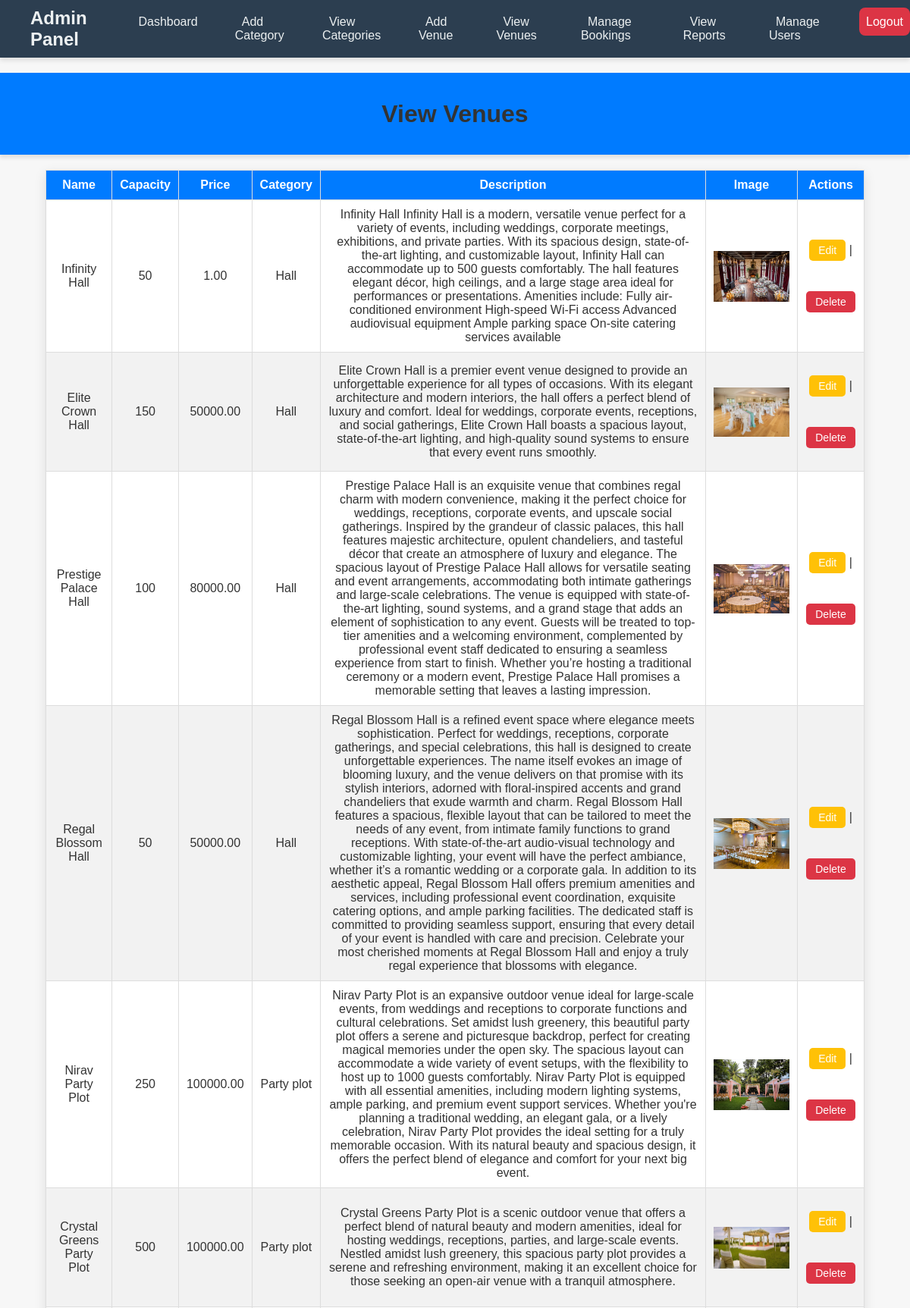
The page /admin/view_venue.php (signed in, upper part) on the database its author committed.
### tables this page shows
CREATE TABLE IF NOT EXISTS `venues` (
  `venue_id` int(11) NOT NULL AUTO_INCREMENT,
  `name` varchar(100) DEFAULT NULL,
  `capacity` int(11) DEFAULT NULL,
  `price` decimal(10,2) DEFAULT NULL,
  `category_id` int(11) DEFAULT NULL,
  `description` text,
  `image` varchar(255) DEFAULT NULL,
  PRIMARY KEY (`venue_id`),
  KEY `category_id` (`category_id`)
);

CREATE TABLE IF NOT EXISTS `categories` (
  `category_id` int(11) NOT NULL AUTO_INCREMENT,
  `name` varchar(100) DEFAULT NULL,
  PRIMARY KEY (`category_id`)
);

### admin/view_venue.php (the view, shortened to what this page needs)
<?php
include 'admin_navbar.php';
include '../includes/config.php';
$sql = "SELECT venues.*, categories.name AS category_name FROM venues
        JOIN categories ON venues.category_id = categories.category_id";
$result = $conn->query($sql);
?>
<!DOCTYPE html>
<html lang="en">
<head>
    <link rel="stylesheet" href="../css/style.css">
</head>
<body>
<header>
    <h1>View Venues</h1>
</header>
<table>
    <thead>
        <tr>
            <th>Name</th>
            <th>Capacity</th>
            <th>Price</th>
            <th>Category</th>
            <th>Description</th>
            <th>Image</th>
            <th>Actions</th>
        </tr>
    </thead>
    <tbody>
        <?php while ($row = $result->fetch_assoc()) { ?>
        <tr>
            <td><?php echo $row['name']; ?></td>
            <td><?php echo $row['capacity']; ?></td>
            <td><?php echo $row['price']; ?></td>
            <td><?php echo $row['category_name']; ?></td>
            <td><?php echo $row['description']; ?></td>
            <td><img src="../uploads/<?php echo $row['image']; ?>" alt="Venue Image" width="100"></td>
            <td>
                <a href="edit_venue.php?id=<?php echo $row['venue_id']; ?>" class="btn btn-warning">Edit</a> |
                <a href="delete_venue.php?id=<?php echo $row['venue_id']; ?>" class="btn btn-danger" onclick="return confirm('Are you sure?')">Delete</a>
            </td>
        </tr>
        <?php } ?>
    </tbody>
</table>
</body>
</html>

### css/style.css (style rules this page uses)
body { font-family: 'Arial', sans-serif; margin: 0; padding: 0; background-color: #f9f9f9; color: #333; }
h1, h2, h3 { text-align: center; color: #333; margin-bottom: 20px; }
header { background-color: #007bff; color: white; padding: 5px; text-align: center; box-shadow: 0px 4px 5px rgba(0, 0, 0, 0.1); }
table { width: 90%; margin: 20px auto; border-collapse: collapse; box-shadow: 0 5px 15px rgba(0,0,0,0.1); background-color: #fff; }
table, th, td { border: 1px solid #ddd; }
th, td { padding: 10px; text-align: center; }
th { background-color: #007bff; color: white; }
tr:nth-child(even) { background-color: #f2f2f2; }
.btn-danger { background-color: #dc3545; color: white; padding: 10px 20px; border: none; border-radius: 5px; cursor: pointer; }
header { text-align: center; margin: 20px 0; }
.btn { display: inline-block; background-color: #3498db; color: white; padding: 10px 20px; text-decoration: none; border-radius: 5px; margin: 20px 0; }
body { font-family: 'Arial', sans-serif; background-color: #f7f7f7; margin: 0; padding: 0; }
h1 { color: #333; text-align: center; margin-bottom: 20px; }
.btn { padding: 6px 12px; border-radius: 5px; color: #fff; text-decoration: none; font-size: 14px; }
.btn-warning { background-color: #ffc107; border: none; }
.btn-danger { background-color: #dc3545; border: none; }
header { background-color: #007bff; color: white; padding: 15px 0; text-align: center; }

### rows shown on the page
venues: name "Infinity Hall", capacity "50", price "1.00", category.name "Hall", description "Infinity Hall Infinity Hall is a modern, versatile venue perfect for a variety of events, including weddings, corporate meetings, exhibitions, and private parties. With its spacious design, state-of-the-art lighting, and customizable layout, Infinity Hall can accommodate up to 500 guests comfortably. The hall features elegant décor, high ceilings, and a large stage area ideal for performances or presentations. Amenities include: Fully air-conditioned environment High-speed Wi-Fi access Advanced audiovisual equipment Ample parking space On-site catering services available", image (picture)
venues: name "Elite Crown Hall", capacity "150", price "50000.00", category.name "Hall", description "Elite Crown Hall is a premier event venue designed to provide an unforgettable experience for all types of occasions. With its elegant architecture and modern interiors, the hall offers a perfect blend of luxury and comfort. Ideal for weddings, corporate events, receptions, and social gatherings, Elite Crown Hall boasts a spacious layout, state-of-the-art lighting, and high-quality sound systems to ensure that every event runs smoothly.", image (picture)
venues: name "Prestige Palace Hall", capacity "100", price "80000.00", category.name "Hall", description "Prestige Palace Hall is an exquisite venue that combines regal charm with modern convenience, making it the perfect choice for weddings, receptions, corporate events, and upscale social gatherings. Inspired by the grandeur of classic palaces, this hall features majestic architecture, opulent chandeliers, and tasteful décor that create an atmosphere of luxury and elegance. The spacious layout of Prestige Palace Hall allows for versatile seating and event arrangements, accommodating both intimate gatherings and large-scale celebrations. The venue is equipped with state-of-the-art lighting, sound systems, and a grand stage that adds an element of sophistication to any event. Guests will be…", image (picture)
venues: name "Regal Blossom Hall", capacity "50", price "50000.00", category.name "Hall", description "Regal Blossom Hall is a refined event space where elegance meets sophistication. Perfect for weddings, receptions, corporate gatherings, and special celebrations, this hall is designed to create unforgettable experiences. The name itself evokes an image of blooming luxury, and the venue delivers on that promise with its stylish interiors, adorned with floral-inspired accents and grand chandeliers that exude warmth and charm. Regal Blossom Hall features a spacious, flexible layout that can be tailored to meet the needs of any event, from intimate family functions to grand receptions. With state-of-the-art audio-visual technology and customizable lighting, your event will have the perfect…", image (picture)
venues: name "Nirav Party Plot", capacity "250", price "100000.00", category.name "Party plot", description "Nirav Party Plot is an expansive outdoor venue ideal for large-scale events, from weddings and receptions to corporate functions and cultural celebrations. Set amidst lush greenery, this beautiful party plot offers a serene and picturesque backdrop, perfect for creating magical memories under the open sky. The spacious layout can accommodate a wide variety of event setups, with the flexibility to host up to 1000 guests comfortably. Nirav Party Plot is equipped with all essential amenities, including modern lighting systems, ample parking, and premium event support services. Whether you're planning a traditional wedding, an elegant gala, or a lively celebration, Nirav Party Plot provides the…", image (picture)
venues: name "Crystal Greens Party Plot", capacity "500", price "100000.00", category.name "Party plot", description "Crystal Greens Party Plot is a scenic outdoor venue that offers a perfect blend of natural beauty and modern amenities, ideal for hosting weddings, receptions, parties, and large-scale events. Nestled amidst lush greenery, this spacious party plot provides a serene and refreshing environment, making it an excellent choice for those seeking an open-air venue with a tranquil atmosphere.", image (picture)
